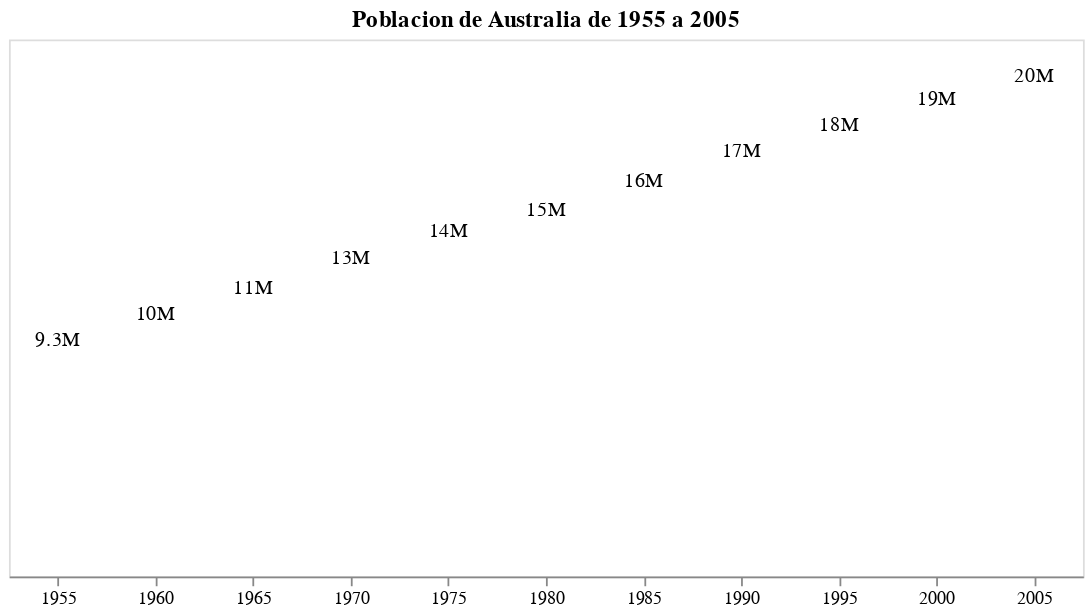

Notebook cell for this chart:
### Code cell
etiquetas

### Figure 1 — Vega-Lite specification as saved in the notebook (floating-point values rounded to 4 significant figures)
{"config": {"view": {"continuousWidth": 400, "continuousHeight": 300}}, "data": {"name": "data-5378fb20b64e89776241f1c6016803de"}, "mark": {"type": "text", "dy": -5}, "encoding": {"text": {"field": "pop", "format": ".2s", "type": "quantitative"}, "tooltip": {"field": "pop", "type": "quantitative"}, "x": {"axis": {"labelAngle": 0}, "field": "year", "title": "", "type": "ordinal"}, "y": {"axis": {"domain": false, "format": ".2s", "grid": false, "labels": false, "ticks": false}, "field": "pop", "title": "", "type": "quantitative"}}, "title": "Poblacion de Australia de 1955 a 2005", "width": 600, "$schema": "https://vega.github.io/schema/vega-lite/v4.17.0.json", "datasets": {"data-5378fb20b64e89776241f1c6016803de": [{"year": 1955, "country": "Australia", "cluster": 4, "pop": 9277087, "life_expect": 70.33, "fertility": 3.406}, {"year": 1960, "country": "Australia", "cluster": 4, "pop": 10361273, "life_expect": 70.93, "fertility": 3.274}, {"year": 1965, "country": "Australia", "cluster": 4, "pop": 11439384, "life_expect": 71.1, "fertility": 2.871}, {"year": 1970, "country": "Australia", "cluster": 4, "pop": 12660160, "life_expect": 71.93, "fertility": 2.535}, {"year": 1975, "country": "Australia", "cluster": 4, "pop": 13771400, "life_expect": 73.49, "fertility": 1.989}, {"year": 1980, "country": "Australia", "cluster": 4, "pop": 14615900, "life_expect": 74.74, "fertility": 1.907}, {"year": 1985, "country": "Australia", "cluster": 4, "pop": 15788300, "life_expect": 76.32, "fertility": 1.859}, {"year": 1990, "country": "Australia", "cluster": 4, "pop": 17022133, "life_expect": 77.56, "fertility": 1.86}, {"year": 1995, "country": "Australia", "cluster": 4, "pop": 18116171, "life_expect": 78.83, "fertility": 1.776}, {"year": 2000, "country": "Australia", "cluster": 4, "pop": 19164620, "life_expect": 80.37, "fertility": 1.756}, {"year": 2005, "country": "Australia", "cluster": 4, "pop": 20090437, "life_expect": 81.23, "fertility": 1.788}]}}
